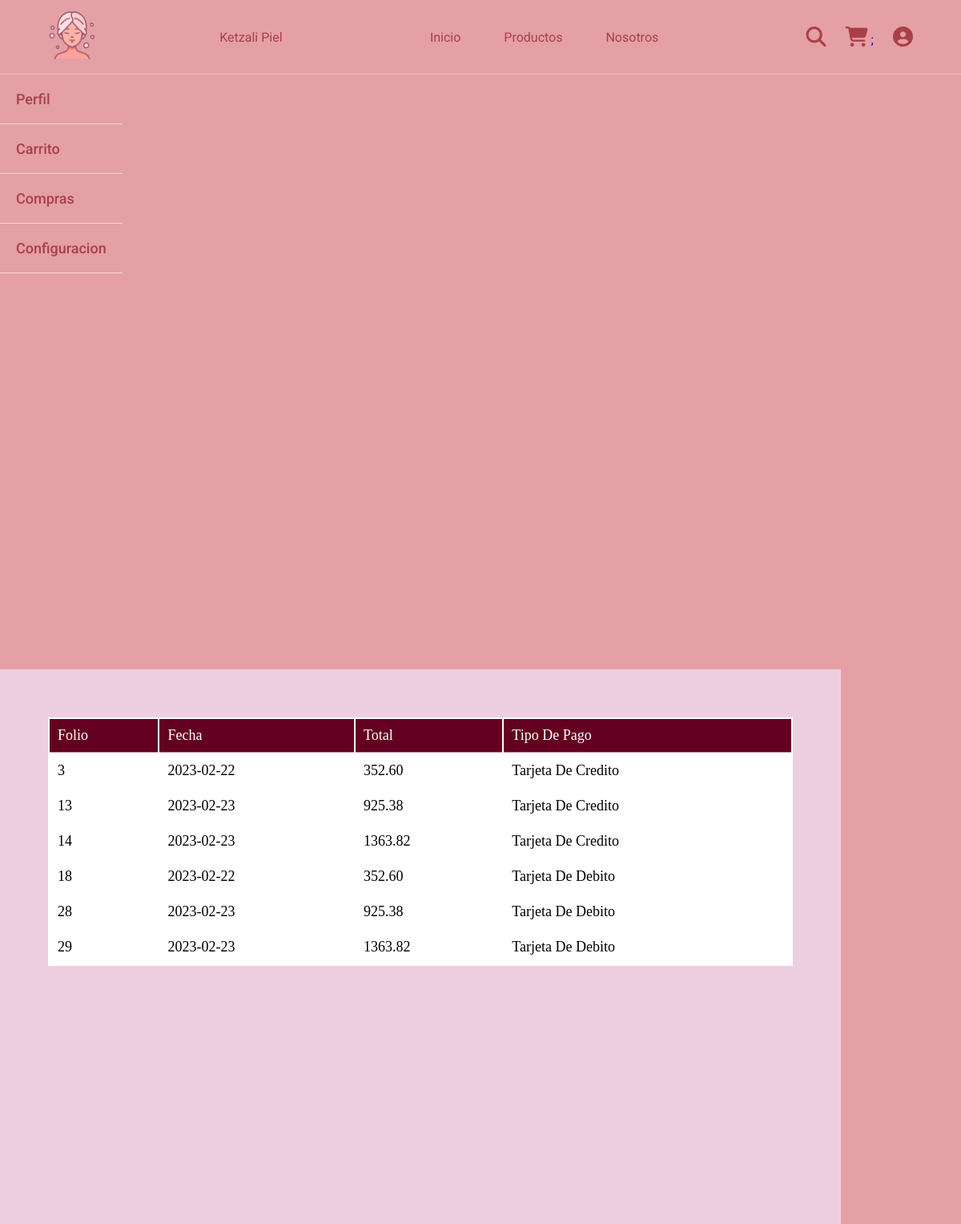
The page /Usuario/compras.php (signed in) on the database its author committed.
### tables this page shows
create table Venta(
ID_V Int unsigned not null AUTO_INCREMENT,
fkID_U mediumint(7) unsigned not null,
total decimal(11,2) not null,
fecha date not null,
tipoPago varchar(50) not null,
primary key(ID_V),
foreign key (fkID_U) references Usuario(ID_U) ON UPDATE CASCADE ON DELETE CASCADE
);

### Usuario/compras.php (the view, shortened to what this page needs)
<?php
$db = new Conexion();
$con = $db->conectar();
$ideuser = $_SESSION['id_usuario'];
$sql = $con->prepare("SELECT * FROM venta WHERE fkID_U = '" . $ideuser . "'");
$sql->execute();
$resultado = $sql->fetchAll(PDO::FETCH_ASSOC);
?>
<!DOCTYPE html>
<HTMl:5>
    <head>
        <link rel="stylesheet" href="..\style.css">
        <link rel="stylesheet" href="https://cdnjs.cloudflare.com/ajax/libs/font-awesome/6.3.0/css/all.min.css">
    </head>
    <body>
        <header class="header">
        <?php include 'navbar.php';?>
        </header>
        <div class="barraDeUsuario">
            <nav class="navbar">
                <a href="perfil.php">Perfil</a>
                <a href="carrito.php">Carrito</a>
                <a href="compras.php">Compras</a>
                <a href="configuracion.php">Configuracion</a>
            </nav>
        </div>
        <div class="dataArea">
            <?php
            $listaCompras = " ";
            if (isset($resultado) && $resultado != []) {
                echo '<table class="tabla">
                    <tr class="cabecera">
                        <td>Folio</td>
                        <td>Fecha</td>
                        <td>Total</td>
                        <td>Tipo de pago</td>
                    </tr>';
                foreach ($resultado as $compras) {
                    $listaCompras .= '<tr>';
                    $listaCompras .= '<td>' . $compras['ID_V'] . '</td>';
                    $listaCompras .= '<td>' . $compras['fecha'] . '</td>';
                    $listaCompras .= '<td>' . $compras['total'] . '</td>';
                    $listaCompras .= '<td>' . $compras['tipoPago'] . '</td>';
                }
                $listaCompras .= "</tr>";
                echo $listaCompras;
                echo '</table>';
            }else{
                echo '<h3>Aún no ha realizado compras</h3>';
            }
            ?>
        </div>
    </body>
</HTML:5>

### style.css (style rules this page uses)
:root { --main-color: #F7E2E5; --black: #13131a; --bg: #E4A0A5; --border:.1rem solid rgba(255,255,255,.3); }
* { margin: 0; padding: 0; box-sizing: border-box; outline: none; border: none; text-decoration: none; text-transform: capitalize; transition: .2s linear; }
html { font-size: 62.5%; overflow-x: hidden; scroll-padding-top: 9rem; scroll-behavior: smooth; }
body { background: var(--bg); }
.header { font-family: 'Roboto', sans-serif; background: var(--bg); display: flex; align-items: center; justify-content: space-between; padding: 1.4rem 5%; border-bottom: var(--border); position: fixed; top:0; left: 0; right: 0; z-index: 1000; }
.barraDeUsuario { margin-top: 93px; background: #e4a0a5; max-width: 25%; min-height: 86.5vh; padding: 0; float: left; }
.barraDeUsuario a { color: #A94048; font-size: large; }
.barraDeUsuario nav a { display: block; padding: 20px; font-family: Roboto, sans-serif; font-weight: 500; border-bottom: 1px solid rgba(255, 255, 255, 0.555); }
.dataArea { padding: 5%; padding-top: none; background-color: #eecfe1; margin-top: 50px; width:87.5%; min-height: 86.5vh; float: left; }
.tabla { width: 100%; background-color: white; font-size: large; }
td { padding: 10px; border-bottom: 1px solid rgba(255, 255, 255, 0.555); }
.cabecera { background-color: #640021; color: white; border-bottom: 1px solid rgba(255, 255, 255, 0.555); }

### rows shown on the page
venta: ID_V "3", fecha "2023-02-22", total "352.60", tipoPago "Tarjeta De Credito"
venta: ID_V "13", fecha "2023-02-23", total "925.38", tipoPago "Tarjeta De Credito"
venta: ID_V "14", fecha "2023-02-23", total "1363.82", tipoPago "Tarjeta De Credito"
venta: ID_V "18", fecha "2023-02-22", total "352.60", tipoPago "Tarjeta De Debito"
venta: ID_V "28", fecha "2023-02-23", total "925.38", tipoPago "Tarjeta De Debito"
venta: ID_V "29", fecha "2023-02-23", total "1363.82", tipoPago "Tarjeta De Debito"
